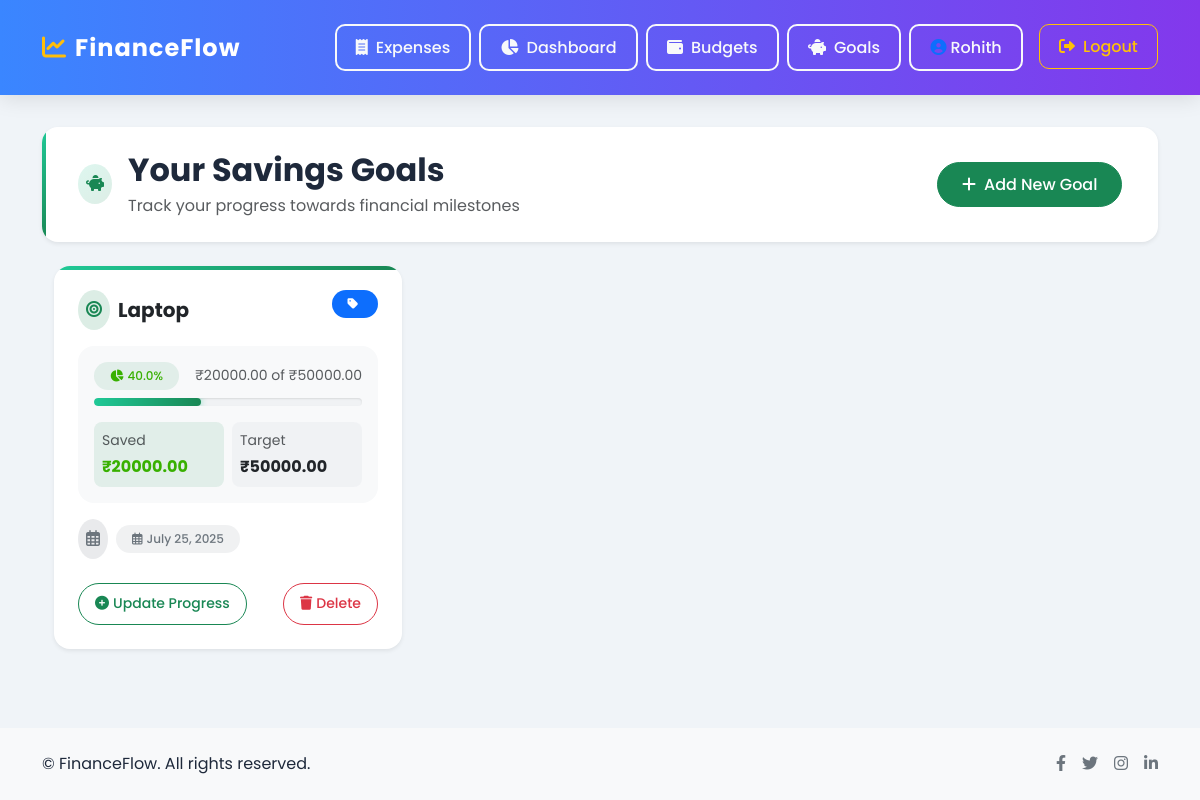
Screenshot of /goals/list/ (signed in) with the database file from the repository.
### users/models.py (models this page shows)
class CustomUser(AbstractUser):
    preferred_currency = models.CharField(max_length=10, default='INR')

### savings/models.py (models this page shows, shortened)
class SavingsGoal(models.Model):
    user = models.ForeignKey(User, on_delete=models.CASCADE)
    title = models.CharField(max_length=100)
    target_amount = models.DecimalField(max_digits=10, decimal_places=2)
    saved_amount = models.DecimalField(max_digits=10, decimal_places=2, default=0)
    target_date = models.DateField()
    def progress_percentage(self):
        return (self.saved_amount / self.target_amount) * 100 if self.target_amount else 0

### savings/views.py (the view)
# urls.py: path('list/', views.view_goals, name='view_goals'),
@login_required
def view_goals(request):
    goals = SavingsGoal.objects.filter(user=request.user)
    return render(request, 'savings/list.html', {'goals': goals})

### expenses/templatetags/expense_filters.py (called while the page is built)
@register.filter(name='multiply')
def multiply(value, arg):
    try:
        return float(value) * float(arg)
    except (ValueError, TypeError):
        return ''

### templates/savings/list.html (shortened to what this page needs)
{% extends 'base.html' %}
{% load expense_filters %}
{% block content %}
<div class="animate__animated animate__fadeIn">
    <div class="bg-white rounded-4 shadow-sm p-4 mb-4 position-relative overflow-hidden">
        <div class="position-absolute top-0 bottom-0 start-0" style="width: 4px; background: linear-gradient(to bottom, #20c997, #198754);"></div>
        <div class="container">
            <div class="d-flex flex-column flex-md-row justify-content-between align-items-md-center">
                <div class="mb-3 mb-md-0">
                    <div class="d-flex align-items-center">
                        <div class="rounded-circle p-2 me-3" style="background: linear-gradient(135deg, rgba(32, 201, 151, 0.15), rgba(25, 135, 84, 0.15));">
                            <i class="fas fa-piggy-bank text-success"></i>
                        </div>
                        <div>
                            <h1 class="h2 fw-bold mb-1">Your Savings Goals</h1>
                            <p class="text-muted mb-0">Track your progress towards financial milestones</p>
                        </div>
                    </div>
                </div>
                <div class="d-flex">
                    <a href="{% url 'add_goal' %}" class="btn btn-success rounded-pill px-4 animate__animated animate__pulse animate__repeat-2">
                        <i class="fas fa-plus me-2"></i>Add New Goal
                    </a>
                </div>
            </div>
        </div>
    </div>
    <div class="container">
        <div class="row g-4">
        {% for goal in goals %}
            <div class="col-md-6 col-lg-4 animate__animated animate__fadeInUp" style="animation-delay: {{ forloop.counter0|multiply:0.1 }}s">
                <div class="card h-100 border-0 shadow-sm position-relative overflow-hidden">
                    <div class="position-absolute top-0 start-0 end-0" style="height: 4px; background: linear-gradient(to right,
                        {% if goal.progress_percentage < 33 %}#20c997{% elif goal.progress_percentage < 66 %}#20c997{% else %}#20c997{% endif %},
                        {% if goal.progress_percentage < 33 %}#198754{% elif goal.progress_percentage < 66 %}#198754{% else %}#198754{% endif %});"></div>
                    <div class="card-body p-4 pt-4">
                        <div class="d-flex justify-content-between align-items-start mb-3">
                            <div class="d-flex align-items-center">
                                <div class="rounded-circle p-2 me-2" style="background-color: rgba(25, 135, 84, 0.15);">
                                    <i class="fas fa-bullseye text-success"></i>
                                </div>
                                <h5 class="card-title mb-0 fw-bold">{{ goal.title }}</h5>
                            </div>
                            <span class="badge bg-primary rounded-pill px-3 py-2">
                                <i class="fas fa-tag me-1"></i>{{ goal.category }}
                            </span>
                        </div>
                        <div class="bg-light rounded-4 p-3 mb-3">
                            <div class="d-flex justify-content-between align-items-center mb-2">
                                <span class="badge rounded-pill px-3 py-2"
                                      style="background-color: rgba(25, 135, 84, 0.1); color: var(--success-color);">
                                    <i class="fas fa-chart-pie me-1"></i>{{ goal.progress_percentage|floatformat:1 }}%
                                </span>
                                <span class="text-muted small">₹{{ goal.saved_amount }} of ₹{{ goal.target_amount }}</span>
                            </div>
                            <div class="position-relative mb-3">
                                <div class="progress"
                                     style="height: 8px; border-radius: 4px; background-color: rgba(233, 236, 239, 0.5); box-shadow: inset 0 1px 2px rgba(0,0,0,0.1);">
                                    <div class="progress-bar progress-bar-striped progress-bar-animated"
                                        role="progressbar"
                                        style="width: {{ goal.progress_percentage|floatformat:2 }}%;
                                               border-radius: 4px;
                                               background: linear-gradient(to right,
                                                  {% if goal.progress_percentage < 33 %}#20c997{% elif goal.progress_percentage < 66 %}#20c997{% else %}#20c997{% endif %},
                                                  {% if goal.progress_percentage < 33 %}#198754{% elif goal.progress_percentage < 66 %}#198754{% else %}#198754{% endif %});
                                               box-shadow: 0 0 6px {% if goal.progress_percentage < 33 %}rgba(32, 201, 151, 0.5){% elif goal.progress_percentage < 66 %}rgba(32, 201, 151, 0.5){% else %}rgba(32, 201, 151, 0.5){% endif %};"
                                        aria-valuenow="{{ goal.progress_percentage|floatformat:2 }}"
                                        aria-valuemin="0"
                                        aria-valuemax="100">
                                    </div>
                                </div>
                            </div>
                            <div class="row g-2">
                                <div class="col-6">
                                    <div class="rounded-3 p-2" style="background-color: rgba(25, 135, 84, 0.1);">
                                        <div class="d-flex flex-column">
                                            <span class="text-muted small mb-1">Saved</span>
                                            <span class="fw-bold" style="color: var(--success-color);">₹{{ goal.saved_amount }}</span>
                                        </div>
                                    </div>
                                </div>
                                <div class="col-6">
                                    <div class="rounded-3 p-2" style="background-color: rgba(233, 236, 239, 0.5);">
                                        <div class="d-flex flex-column">
                                            <span class="text-muted small mb-1">Target</span>
                                            <span class="fw-bold">₹{{ goal.target_amount }}</span>
                                        </div>
                                    </div>
                                </div>
                            </div>
                        </div>
                        <div class="d-flex align-items-center mb-4">
                            <div class="rounded-circle p-2 me-2" style="background-color: rgba(108, 117, 125, 0.15);">
                                <i class="far fa-calendar-alt text-secondary"></i>
                            </div>
                            <span class="badge rounded-pill px-3 py-2" style="background-color: rgba(108, 117, 125, 0.1); color: #6c757d;">
                                <i class="far fa-calendar-alt me-1"></i>{{ goal.target_date|date:"F j, Y" }}
                            </span>
                        </div>
                        <div class="d-flex justify-content-between">
                            <a href="{% url 'update_goal' goal.id %}" class="btn btn-sm btn-outline-success rounded-pill px-3">
                                <i class="fas fa-plus-circle me-1"></i>Update Progress
                            </a>
                            <a href="{% url 'delete_goal' goal.id %}" class="btn btn-sm btn-outline-danger rounded-pill px-3">
                                <i class="fas fa-trash me-1"></i>Delete
                            </a>
                        </div>
                    </div>
                </div>
            </div>
        {% endfor %}
        </div>
    </div>
</div>
{% endblock %}

### templates/base.html (shortened to what this page needs)
<!DOCTYPE html>
<html lang="en">
<head>
    <link rel="stylesheet" href="https://cdn.jsdelivr.net/npm/bootstrap@5.3.2/dist/css/bootstrap.min.css">
    <link rel="stylesheet" href="https://cdnjs.cloudflare.com/ajax/libs/animate.css/4.1.1/animate.min.css">
    <link href="https://cdnjs.cloudflare.com/ajax/libs/font-awesome/6.0.0/css/all.min.css" rel="stylesheet">
</head>
<body>
    <nav class="navbar navbar-expand-lg navbar-dark animate__animated animate__fadeIn">
        <div class="container py-2 animate__animated animate__fadeIn">
            <a class="navbar-brand" href="{% url 'home' %}"><i class="fas fa-chart-line"></i>FinanceFlow</a>
            <div class="collapse navbar-collapse mt-2 mt-lg-0" id="navbarNav">
                <div class="ms-auto d-flex flex-column flex-lg-row align-items-start">
                    {% if user.is_authenticated %}
                        <a class="btn btn-outline-light me-2" href="{% url 'list_expenses' %}">
                            <i class="fas fa-receipt me-2"></i>Expenses
                        </a>
                        <a class="btn btn-outline-light me-2" href="{% url 'dashboard' %}">
                            <i class="fas fa-chart-pie me-2"></i>Dashboard
                        </a>
                        <a class="btn btn-outline-light me-2" href="{% url 'view_budgets' %}">
                            <i class="fas fa-wallet me-2"></i>Budgets
                        </a>
                        <a class="btn btn-outline-light me-2" href="{% url 'view_goals' %}">
                            <i class="fas fa-piggy-bank me-2"></i>Goals
                        </a>
                        <a class="btn btn-outline-light me-2">
                            <i class="fas fa-user-circle me-1 text-primary"></i>{{ user.username }}
                        </a>
                        <form method="post" action="{% url 'logout' %}" class="d-inline-block ms-2">
                            <button type="submit" class="btn btn-outline-warning">
                                <i class="fas fa-sign-out-alt me-2"></i>Logout
                            </button>
                        </form>
                    {% endif %}
                </div>
            </div>
        </div>
    </nav>
    <div class="content-wrapper">
        <div class="container">
            {% block content %}{% endblock %}
        </div>
    </div>
    <footer class="footer mt-auto py-4 bg-light animate__animated animate__fadeIn">
        <div class="container">
            <div class="row align-items-center">
                <div class="col-md-6 text-center text-md-start">
                    <p class="mb-0">&copy; {{ now|date:"Y" }} FinanceFlow. All rights reserved.</p>
                </div>
                <div class="col-md-6 text-center text-md-end mt-3 mt-md-0">
                    <div class="d-flex justify-content-center justify-content-md-end">
                        <a href="#" class="text-decoration-none me-3 text-secondary"><i class="fab fa-facebook-f"></i></a>
                        <a href="#" class="text-decoration-none me-3 text-secondary"><i class="fab fa-twitter"></i></a>
                        <a href="#" class="text-decoration-none me-3 text-secondary"><i class="fab fa-instagram"></i></a>
                        <a href="#" class="text-decoration-none text-secondary"><i class="fab fa-linkedin-in"></i></a>
                    </div>
                </div>
            </div>
        </div>
    </footer>
</body>
</html>

### templates/base.html (style rules this page uses)
:root { --primary-color: #3a86ff; --secondary-color: #8338ec; --accent-color: #ff006e; --success-color: #38b000; --warning-color: #ffbe0b; --danger-color: #ff5252; --dark-color: #1e293b; --light-color: #f8fafc; --card-shadow: 0 10px 25px rgba(0,0,0,0.08); }
html, body { height: 100%; }
body { font-family: 'Poppins', sans-serif; background: #f0f4f8; display: flex; flex-direction: column; min-height: 100vh; color: var(--dark-color); }
.content-wrapper { flex: 1 0 auto; padding: 2rem 0; }
.navbar { background: linear-gradient(90deg, var(--primary-color), var(--secondary-color)) !important; box-shadow: 0 4px 20px rgba(0,0,0,0.1); transition: all 0.3s ease; padding: 1rem 0; }
.navbar-brand { font-weight: 700; letter-spacing: 1px; font-size: 1.5rem; color: white !important; }
.navbar-brand i { margin-right: 0.5rem; color: var(--warning-color); }
.btn { transition: all 0.3s ease; border-radius: 10px; padding: 0.6rem 1.2rem; font-weight: 500; }
.btn-outline-light { border-width: 2px; }
.card { border: none; border-radius: 16px; box-shadow: var(--card-shadow); transition: all 0.3s ease; animation: fadeIn 0.5s ease-out; background: white; overflow: hidden; }
.card-body { padding: 1.5rem; }
.container { animation: slideIn 0.5s ease-out; }
.progress { height: 0.8rem; border-radius: 1rem; background-color: #e2e8f0; overflow: hidden; margin: 0.5rem 0; }
.progress-bar { border-radius: 1rem; background-image: linear-gradient(to right, var(--primary-color), var(--secondary-color)); }
.badge { padding: 0.5em 0.8em; font-weight: 500; border-radius: 6px; }

### rows the page displays
CustomUser: username "Rohith"
SavingsGoal: title "Laptop", progress_percentage "40.0", saved_amount "20000.00", target_amount "50000.00", target_date "July 25, 2025"
